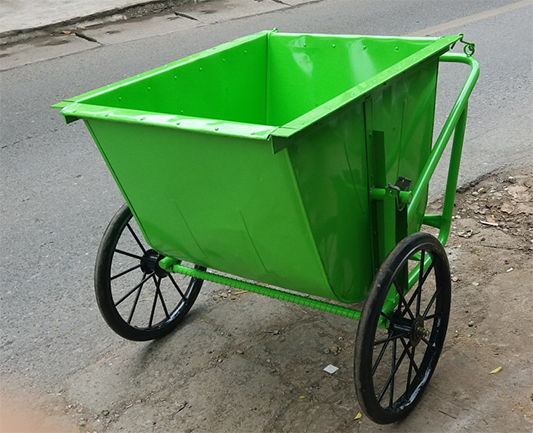
#> input picture Ref/xe rac.jpg, 533 x 433 px, found by its file name
$ python cart_sheet.py
#> lines starting #> are read from the running program, lines starting #| are printed output that depends on the picture
"""CART preview sheet: the two refs + the renders of build_cart.py --preview in one image.

Plain Python 3.12:  python Blender/scripts/cart_sheet.py [tag]      (tag default c1)
Reads Blender/previews/cart_<tag>/*.png, writes Blender/previews/cart_<tag>_sheet.png.
"""
import os
import sys

import matplotlib
matplotlib.use('Agg')
import matplotlib.image as mpimg
import matplotlib.pyplot as plt
import numpy as np
from PIL import Image

ROOT = r"D:\Project III\BuildingGenerate"
TAG = sys.argv[1] if len(sys.argv) > 1 else 'c1'
SRC = os.path.join(ROOT, "Blender", "previews", f"cart_{TAG}")
OUT = os.path.join(ROOT, "Blender", "previews", f"cart_{TAG}_sheet.png")
REFS = (("Ref/xe rac.jpg", "ref 1 (thùng)"), ("Ref/xe-gom-rac-day-tay-500-lit-inox.webp", "ref 2 (khung, 3 bánh)"))


def load(name):
    p = os.path.join(SRC, name)
    if not os.path.exists(p):
        return None
    im = mpimg.imread(p)
    if im.shape[-1] == 4:                         # transparent renders on white
        a = im[..., 3:4]
        im = im[..., :3] * a + (1 - a)
    return im[..., :3]


def lod_panels():
    """C2: one row per LOD: close 3/4, then what 1080p / 60 deg shows at 8, 20, 50 m (enlarged)."""
    panels = []
    for k in range(3):
        for name, title, zoom in (('q34', '3/4', 1), ('far8', '8 m', 2), ('far20', '20 m', 4),
                                  ('far50', '50 m', 8)):
            im = load(f'lod{k}_{name}.png')
            if im is not None:
                if zoom > 1:
                    title += f': {im.shape[1]}x{im.shape[0]} px (x{zoom})'
                    im = np.repeat(np.repeat(im, zoom, 0), zoom, 1)
                panels.append((f'LOD{k} {title}', im))
    return panels, 4


def main():
    if TAG != 'c1':
        panels, cols = lod_panels()
        return save(panels, cols)
    panels = [(t, np.asarray(Image.open(os.path.join(ROOT, p)).convert('RGB')) / 255.0) for p, t in REFS]
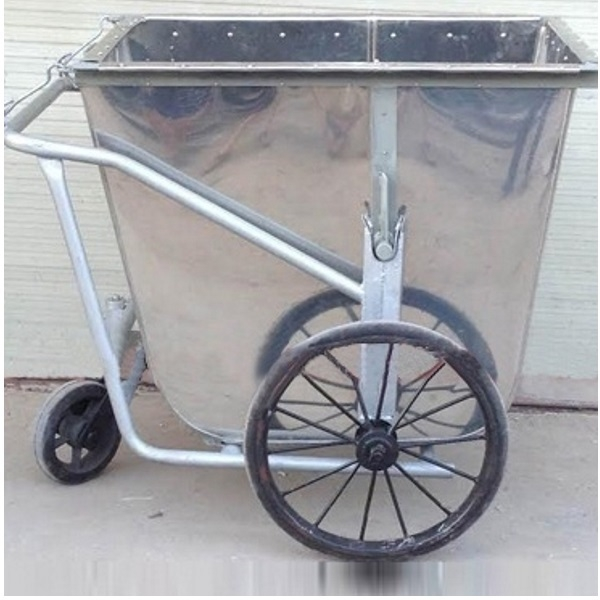
#> input picture Ref/xe-gom-rac-day-tay-500-lit-inox.webp, 600 x 600 px, found by its file name
    for name, title in (('ref1_view.png', 'góc nhìn như ref 1'), ('side.png', 'ngang (ortho), như ref 2'),
                        ('q34_rear.png', '3/4 phía tay đẩy'), ('q34_front.png', '3/4 phía trước'),
                        ('back.png', 'từ phía tay đẩy (ortho)'), ('top.png', 'từ trên')):
        im = load(name)
        if im is not None:
            panels.append((title, im))
    far = load('far20.png')
    if far is not None:
        panels.append((f'20 m, 1080p 60°: {far.shape[1]}x{far.shape[0]} px (phóng x4)',
                       np.repeat(np.repeat(far, 4, 0), 4, 1)))
    save(panels, 3)


def save(panels, cols):
#> called with cols = 3
    nrow = (len(panels) + cols - 1) // cols
#> nrow = 1
    fig = plt.figure(figsize=(cols * 5.5, nrow * 4.6), dpi=110)
    for i, (title, im) in enumerate(panels):
        ax = fig.add_subplot(nrow, cols, i + 1)
        ax.imshow(np.clip(im, 0, 1), interpolation='nearest')
        ax.set_title(title, fontsize=10); ax.axis('off')
#> this loop made 2 passes
#> title on passes 1 to 2: 'ref 1 (thùng)', 'ref 2 (khung, 3 bánh)'
    fig.tight_layout()
    fig.savefig(OUT)
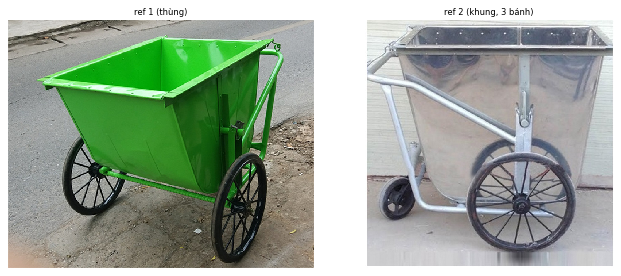
#> figure drawn by matplotlib, 2 panels
    print('sheet', OUT)


if __name__ == '__main__':
    main()
